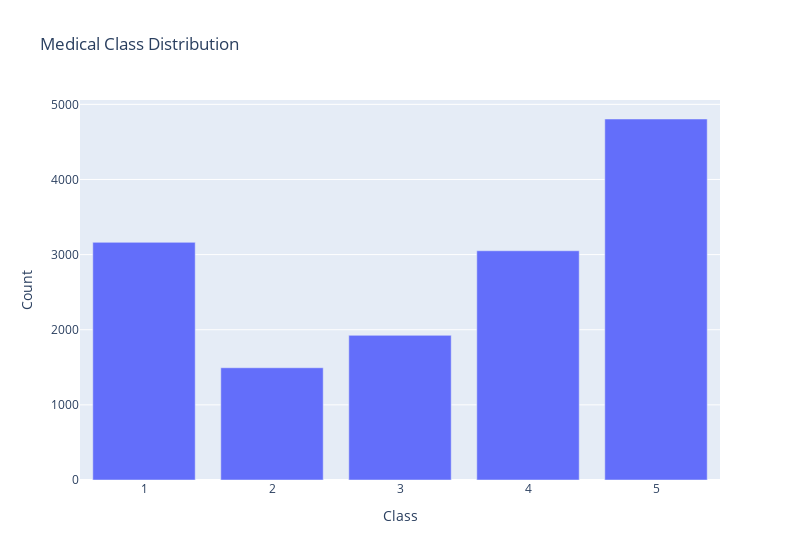

This figure's notebook cell:
### Code cell
import plotly.express as px

class_counts = df['Class'].value_counts().reset_index()
class_counts.columns = ['Class', 'Count']
fig = px.bar(class_counts, x='Class', y='Count', title='Medical Class Distribution',
             category_orders={'Class': sorted(class_counts['Class'])},
             width=800,
             barmode='group',
             )
fig.update_xaxes(type='category')  # Ensure the x-axis treats data as categories
fig.show()

### Figure 1 — Plotly figure (JSON) as saved in the notebook; plotly's stock layout.template omitted (floating-point values rounded to 4 significant figures)
{"data": [{"alignmentgroup": "True", "hovertemplate": "Class=%{x}<br>Count=%{y}<extra></extra>", "legendgroup": "", "marker": {"color": "#636efa", "pattern": {"shape": ""}}, "name": "", "offsetgroup": "", "orientation": "v", "showlegend": false, "textposition": "auto", "type": "bar", "x": [5, 1, 4, 3, 2], "xaxis": "x", "y": [4805, 3163, 3051, 1925, 1494], "yaxis": "y"}], "layout": {"barmode": "group", "legend": {"tracegroupgap": 0}, "title": {"text": "Medical Class Distribution"}, "width": 800, "xaxis": {"anchor": "y", "categoryarray": [1, 2, 3, 4, 5], "categoryorder": "array", "domain": [0, 1], "title": {"text": "Class"}, "type": "category"}, "yaxis": {"anchor": "x", "domain": [0, 1], "title": {"text": "Count"}}}}
